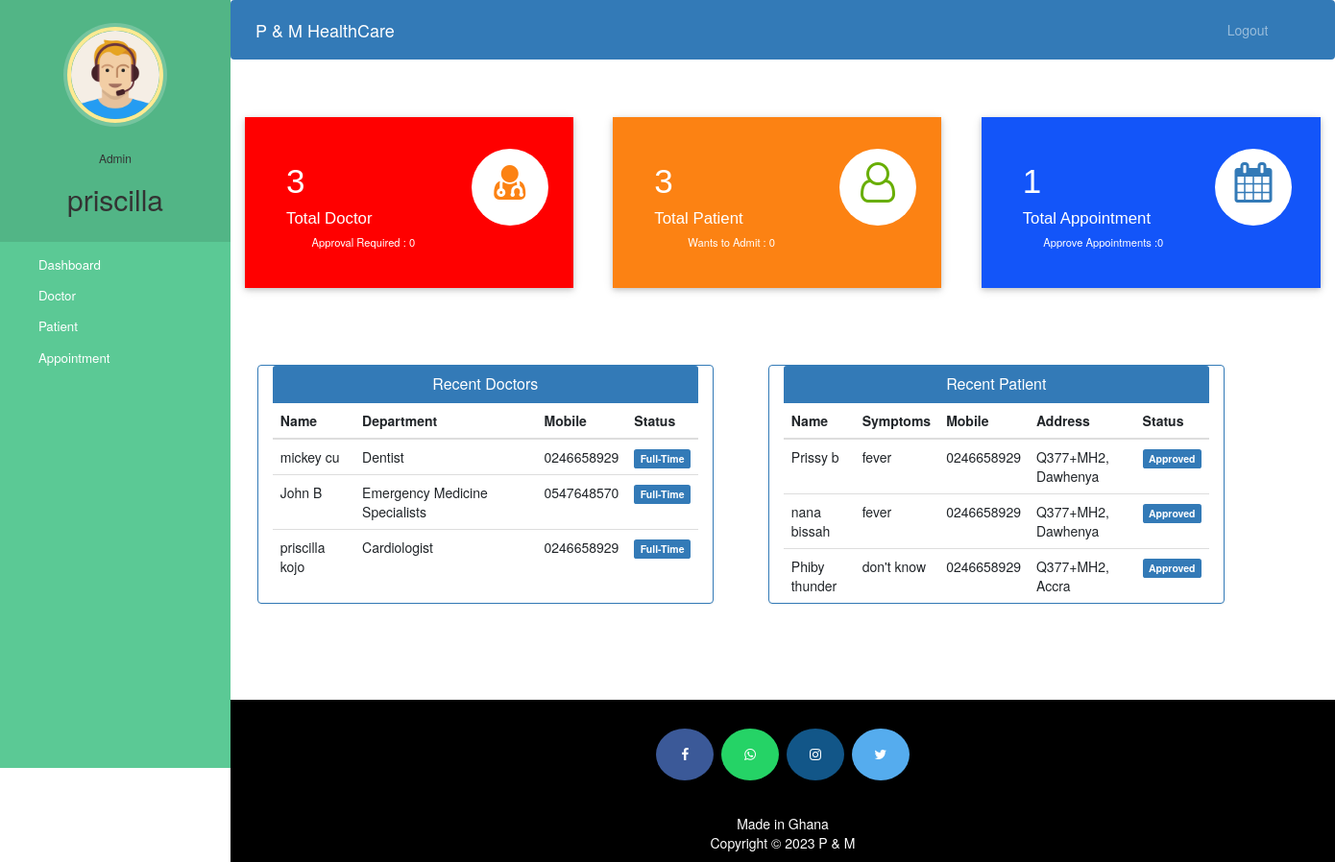
Page /admin-dashboard (signed in) on the committed database.
### hospital/models.py (models this page shows, shortened)
class Doctor(models.Model):
    user=models.OneToOneField(User,on_delete=models.CASCADE)
    profile_pic= models.ImageField(upload_to='profile_pic/DoctorProfilePic/',null=True,blank=True)
    address = models.CharField(max_length=40)
    mobile = models.CharField(max_length=20,null=True)
    department= models.CharField(max_length=50,choices=departments,default='Cardiologist')
    status=models.BooleanField(default=False)
    @property
    def get_name(self):
        return self.user.first_name+" "+self.user.last_name

class Patient(models.Model):
    user=models.OneToOneField(User,on_delete=models.CASCADE)
    profile_pic= models.ImageField(upload_to='profile_pic/PatientProfilePic/',null=True,blank=True)
    address = models.CharField(max_length=40)
    mobile = models.CharField(max_length=20,null=False)
    symptoms = models.CharField(max_length=100,null=False)
    assignedDoctorId = models.PositiveIntegerField(null=True)
    admitDate=models.DateField(auto_now=True)
    status=models.BooleanField(default=False)
    @property
    def get_name(self):
        return self.user.first_name+" "+self.user.last_name

### hospital/views.py (the view)
# urls.py: path('admin-dashboard', views.admin_dashboard_view,name='admin-dashboard'),
@login_required(login_url='adminlogin')
@user_passes_test(is_admin)
def admin_dashboard_view(request):
    doctors=models.Doctor.objects.all().order_by('-id')
    patients=models.Patient.objects.all().order_by('-id')
    doctorcount=models.Doctor.objects.all().filter(status=True).count()
    pendingdoctorcount=models.Doctor.objects.all().filter(status=False).count()
    patientcount=models.Patient.objects.all().filter(status=True).count()
    pendingpatientcount=models.Patient.objects.all().filter(status=False).count()
    appointmentcount=models.Appointment.objects.all().filter(status=True).count()
    pendingappointmentcount=models.Appointment.objects.all().filter(status=False).count()
    mydict={
    'doctors':doctors,
    'patients':patients,
    'doctorcount':doctorcount,
    'pendingdoctorcount':pendingdoctorcount,
    'patientcount':patientcount,
    'pendingpatientcount':pendingpatientcount,
    'appointmentcount':appointmentcount,
    'pendingappointmentcount':pendingappointmentcount,
    }
    return render(request,'hospital/admin_dashboard.html',context=mydict)

### hospital/views.py (called while the page is built)
def is_admin(user):
    return user.groups.filter(name='ADMIN').exists()

### templates/hospital/admin_dashboard.html
{% extends 'hospital/admin_base.html' %}
{% load static %}
{% block content %}
{%include 'hospital/admin_dashboard_cards.html'%}
<br><br><br><br>
<div class="container">
  <div class="row">
    <div class="panel panel-primary col-md-5" style="margin-left:2%;">
      <div class="panel-heading" style="text-align:center;">
        <h6 class="panel-title">Recent Doctors</h6>
      </div>
      <table class="table table-hover" id="dev-table">
        <thead>
          <tr>
            <th>Name</th>
            <th>Department</th>
            <th>Mobile</th>
            <th>Status</th>
          </tr>
        </thead>
        {% for d in doctors %}
        <tr>
          <td> {{d.get_name}}</td>
          <td>{{d.department}}</td>
          <td>{{d.mobile}}</td>
          {%if d.status%}
          <td> <span class="label label-primary">Full-Time</span></td>
          {% else %}
          <td> <span class="label label-success">On Hold</span></td>
          {% endif %}
        </tr>
        {% endfor %}
      </table>
    </div>
    <div class="panel panel-primary col-md-5" style="margin-left:5%;">
      <div class="panel-heading" style="text-align:center;">
        <h6 class="panel-title">Recent Patient</h6>
      </div>
      <table class="table table-hover" id="dev-table">
        <thead>
          <tr>
            <th>Name</th>
            <th>Symptoms</th>
            <th>Mobile</th>
            <th>Address</th>
            <th>Status</th>
          </tr>
        </thead>
        {% for p in patients %}
        <tr>
          <td> {{p.get_name}}</td>
          <td>{{p.symptoms}}</td>
          <td>{{p.mobile}}</td>
          <td>{{p.address}}</td>
          {%if p.status%}
          <td> <span class="label label-primary">Approved</span></td>
          {% else %}
          <td> <span class="label label-success">On Hold</span></td>
          {% endif %}
        </tr>
        {% endfor %}
      </table>
    </div>
  </div>
</div>
{% endblock content %}

### templates/hospital/admin_base.html (shortened to what this page needs)
<!DOCTYPE html>
{% load static %}
<html lang="en">
<head>
  <link rel="stylesheet" href="https://stackpath.bootstrapcdn.com/bootstrap/4.3.1/css/bootstrap.min.css">
  <link rel="stylesheet" href="https://maxcdn.bootstrapcdn.com/font-awesome/4.7.0/css/font-awesome.min.css">
  <link rel="stylesheet" href="{% static '/style.css' %}">
</head>
<body>
  <nav class="menu" tabindex="0">
    <header class="avatar">
      <img src="{% static "images/adminpropic.png" %}" />
      <br><br>
      <h6>Admin</h6>
      <h2>{{request.user.first_name}}</h2>
    </header>
    <ul>
      <li tabindex="0" class="icon-dashboard"> <a style="color:white; text-decoration:none;" href="/admin-dashboard"><span>Dashboard</span></a> </li>
      <li tabindex="0" class="icon-customers"> <a style="color:white; text-decoration:none;" href="/admin-doctor"><span>Doctor</span></a></li>
      <li tabindex="0" class="icon-users"> <a style="color:white; text-decoration:none;" href="/admin-patient"><span>Patient</span></a></li>
      <li tabindex="0" class="icon-calendar"> <a style="color:white; text-decoration:none;" href="/admin-appointment"><span>Appointment</span></a></li>
    </ul>
  </nav>
  <main>
    <div class="bs-example">
      <nav class="navbar navbar-expand-md  navbar-dark fixed-top" style="background:#337AB7;">
        <a href="/admin-dashboard" class="navbar-brand">P & M HealthCare</a>
        <div class="collapse navbar-collapse justify-content-between" id="navbarCollapse">
          <div class="navbar-nav" style=" margin-left: 90%;">
            <a href="/logout" class="nav-item nav-link">Logout</a>
          </div>
        </div>
      </nav>
    </div>
    <br><br>
    {% block content %}
    {% endblock content %}
    <br><br><br><br>
    <footer>
      <p>
        <a id="ftr" href="https://www.facebook.com/priscilla.kporha" class="fa fa-facebook"></a>
        <a id="ftr" href="https://api.whatsapp.com/send?phone=919572181024&text=Hello%20Sumit.%0d%0aHow%20are%20you%20%3f%0d%0aI%20came%20from%20your%20website.&source=&data=#" class="fa fa-whatsapp"></a>
        <a id="ftr" href="https://instagram.com/sumit.luv" class="fa fa-instagram"></a>
        <a id="ftr" href="https://twitter.com/sumitkumar1503" class="fa fa-twitter"></a>
      </p>
      <br>
      <div class="container">
        <div class="row">
          <div class="col-md-12 col-sm-12">
            <div style="color:#ffffff;" class="wow fadeInUp footer-copyright">
              <p>Made in Ghana <br>
                Copyright &copy; 2023 P & M  </p>
            </div>
          </div>
        </div>
      </div>
    </footer>
  </main>
</body>
</html>

### static/style.css (style rules this page uses)
body { padding-left: 240px; }
main { position: relative; height: 100vh; }
.menu { background: #5bc995; height: 100vh; width: 240px; position: fixed; top: 0px; left: 0; z-index: 5; outline: none; }
.menu .avatar { background: rgba(0, 0, 0, 0.1); padding: 2em 0.5em; text-align: center; }
.menu .avatar img { width: 100px; border-radius: 50%; overflow: hidden; border: 4px solid #ffea92; box-shadow: 0 0 0 4px rgba(255, 255, 255, 0.2); }
.menu .avatar h2 { font-weight: normal; margin-bottom: 0; }
.menu ul { list-style: none; padding: 0.5em 0; margin: 0; }
.menu ul li { padding: 0.5em 1em 0.5em 3em; font-size: 0.95em; font-weight: regular; background-repeat: no-repeat; background-position: left 15px center; background-size: auto 20px; transition: all 0.15s linear; cursor: pointer; }
.menu ul li.icon-dashboard { background-image: url("http://www.entypo.com/images//gauge.svg"); }
.menu ul li.icon-customers { background-image: url("http://www.entypo.com/images//briefcase.svg"); }
.menu ul li.icon-users { background-image: url("http://www.entypo.com/images//users.svg"); }
.menu ul li.icon-calendar { background-image: url("http://www.entypo.com/images//calendar.svg"); }

### templates/hospital/admin_base.html (style rules this page uses)
a:link { text-decoration: none; }
a { color: white; }
footer { padding: 0px 0px 0px 0px; background-color: black; margin: 0px; }
#ftr { padding: 20px; }
.fa { font-size: 23px; width: 60px; text-align: center; text-decoration: none; margin: 5px 2px; border-radius: 50%; }
.fa-facebook { background: #3B5998; color: white; margin-top: 30px; }
.fa-whatsapp { background: #25d366; color: white; }
.fa-twitter { background: #55ACEE; color: white; }
.fa-instagram { background: #125688; color: white; }
p { text-align: center; }
body { padding-left: 240px; }
main { position: relative; height: 100vh; }
.menu { background: #5bc995; height: 100vh; width: 240px; position: fixed; top: 0px; left: 0; z-index: 5; outline: none; }
.menu .avatar { background: rgba(0, 0, 0, 0.1); padding: 2em 0.5em; text-align: center; }
.menu .avatar img { width: 100px; border-radius: 50%; overflow: hidden; border: 4px solid #ffea92; box-shadow: 0 0 0 4px rgba(255, 255, 255, 0.2); }
.menu .avatar h2 { font-weight: normal; margin-bottom: 0; }
.menu ul { list-style: none; padding: 0.5em 0; margin: 0; }
.menu ul li { padding: 0.5em 1em 0.5em 3em; font-size: 0.95em; font-weight: regular; background-repeat: no-repeat; background-position: left 15px center; background-size: auto 20px; transition: all 0.15s linear; cursor: pointer; }
.menu ul li.icon-dashboard { background-image: url("http://www.entypo.com/images//gauge.svg"); }
.menu ul li.icon-customers { background-image: url("http://www.entypo.com/images//briefcase.svg"); }
.menu ul li.icon-users { background-image: url("http://www.entypo.com/images//users.svg"); }
.menu ul li.icon-calendar { background-image: url("http://www.entypo.com/images//calendar.svg"); }

### rows in the picture
Doctor: get_name "mickey cu", department "Dentist", mobile "0246658929", status "Full-Time"
Doctor: get_name "John B", department "Emergency Medicine Specialists", mobile "0547648570", status "Full-Time"
Doctor: get_name "priscilla kojo", department "Cardiologist", mobile "0246658929", status "Full-Time"
Patient: get_name "Prissy b", symptoms "fever", mobile "0246658929", address "Q377+MH2, Dawhenya", status "Approved"
Patient: get_name "nana bissah", symptoms "fever", mobile "0246658929", address "Q377+MH2, Dawhenya", status "Approved"
Patient: get_name "Phiby thunder", symptoms "don't know", mobile "0246658929", address "Q377+MH2, Accra", status "Approved"

### other values in the picture
{{ request.user.first_name }} "priscilla"
{{ doctorcount }} "3"
{{ pendingdoctorcount }} "0"
{{ patientcount }} "3"
{{ pendingpatientcount }} "0"
{{ appointmentcount }} "1"
{{ pendingappointmentcount }} "0"
